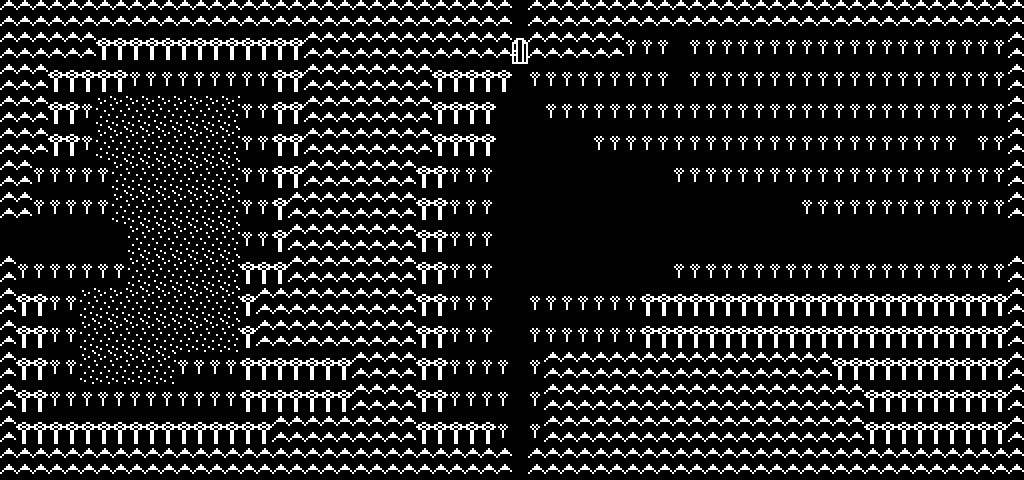

This is a level from a 2D game, rendered from its Tiled map with the project's own tilesets. A one-line summary and the map file follow, with tile-layer data summarised:
An orthogonal 64x15 tile map with 16x32 px tiles, 9 tile layers (map1, map2, map3, map4, ...).

<map version="1.0" orientation="orthogonal" width="64" height="15" tilewidth="16" tileheight="32">
 <tileset firstgid="1" name="tileset" tilewidth="16" tileheight="32">
  <image source="../res/tileset.png" width="224" height="32" />
  <tile id="0">
   <properties>
    <property name="type" value="BRICKS" />
   </properties>
  </tile>
  <tile id="1">
   <properties>
    <property name="type" value="WOODS" />
   </properties>
  </tile>
  <tile id="2">
   <properties>
    <property name="type" value="MOUNTAINS" />
   </properties>
  </tile>
  <tile id="3">
   <properties>
    <property name="type" value="PATH" />
   </properties>
  </tile>
  <tile id="4">
   <properties>
    <property name="type" value="SWAMP" />
   </properties>
  </tile>
  <tile id="5">
   <properties>
    <property name="type" value="TOWN" />
   </properties>
  </tile>
  <tile id="6">
   <properties>
    <property name="type" value="PERSON" />
   </properties>
  </tile>
  <tile id="7">
   <properties>
    <property name="type" value="iPERSON" />
   </properties>
  </tile>
  <tile id="8">
   <properties>
    <property name="type" value="GATE" />
   </properties>
  </tile>
  <tile id="9">
   <properties>
    <property name="type" value="EXIT" />
   </properties>
  </tile>
  <tile id="10">
   <properties>
    <property name="type" value="PORTAL" />
   </properties>
  </tile>
  <tile id="11">
   <properties>
    <property name="type" value="WOODS" />
   </properties>
  </tile>
  <tile id="12">
   <properties>
    <property name="type" value="HILLS" />
   </properties>
  </tile>
  <tile id="13">
   <properties>
    <property name="type" value="LAMP" />
   </properties>
  </tile>
 </tileset>
 <layer name="map1" width="64" height="15">
  <data>[960 cells, 960 non-empty, 4 distinct tile ids]</data>
 </layer>
 <layer name="map2" width="64" height="15">
  <data>[960 cells, 960 non-empty, 7 distinct tile ids]</data>
 </layer>
 <layer name="map3" width="64" height="15">
  <data>[960 cells, 960 non-empty, 7 distinct tile ids]</data>
 </layer>
 <layer name="map4" width="64" height="15">
  <data>[960 cells, 960 non-empty, 7 distinct tile ids]</data>
 </layer>
 <layer name="map5" width="64" height="15">
  <data>[960 cells, 960 non-empty, 6 distinct tile ids]</data>
 </layer>
 <layer name="map6" width="64" height="15">
  <data>[960 cells, 960 non-empty, 5 distinct tile ids]</data>
 </layer>
 <layer name="map7" width="64" height="15">
  <data>[960 cells, 960 non-empty, 6 distinct tile ids]</data>
 </layer>
 <layer name="map8" width="64" height="15">
  <data>[960 cells, 960 non-empty, 7 distinct tile ids]</data>
 </layer>
 <layer name="map9" width="64" height="15">
  <data>[960 cells, 960 non-empty, 8 distinct tile ids]</data>
 </layer>
</map>